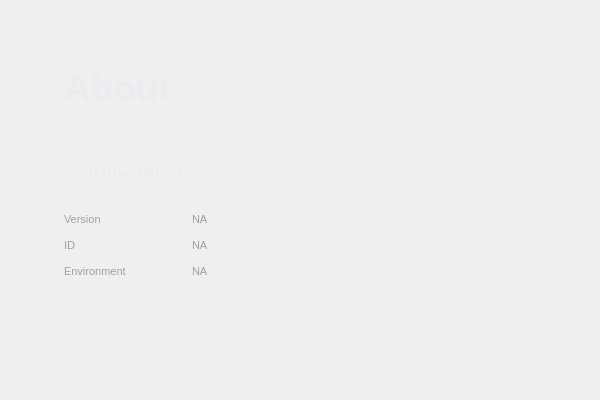
<?xml version="1.0" encoding="UTF-8"?>
<ui version="4.0">
 <class>AboutClass</class>
 <widget class="QWidget" name="AboutClass">
  <property name="geometry">
   <rect>
    <x>0</x>
    <y>0</y>
    <width>600</width>
    <height>400</height>
   </rect>
  </property>
  <property name="windowTitle">
   <string>About</string>
  </property>
  <layout class="QHBoxLayout" name="horizontalLayout_2">
   <property name="spacing">
    <number>0</number>
   </property>
   <property name="leftMargin">
    <number>64</number>
   </property>
   <property name="topMargin">
    <number>64</number>
   </property>
   <property name="rightMargin">
    <number>0</number>
   </property>
   <property name="bottomMargin">
    <number>0</number>
   </property>
   <item alignment="Qt::AlignmentFlag::AlignLeft|Qt::AlignmentFlag::AlignTop">
    <widget class="QWidget" name="verticalWidget" native="true">
     <property name="minimumSize">
      <size>
       <width>0</width>
       <height>0</height>
      </size>
     </property>
     <property name="maximumSize">
      <size>
       <width>16777215</width>
       <height>16777215</height>
      </size>
     </property>
     <layout class="QHBoxLayout" name="horizontalLayout">
      <property name="spacing">
       <number>0</number>
      </property>
      <property name="leftMargin">
       <number>0</number>
      </property>
      <property name="topMargin">
       <number>0</number>
      </property>
      <property name="rightMargin">
       <number>0</number>
      </property>
      <property name="bottomMargin">
       <number>0</number>
      </property>
      <item alignment="Qt::AlignmentFlag::AlignLeft">
       <widget class="QWidget" name="verticalWidget_2" native="true">
        <property name="minimumSize">
         <size>
          <width>256</width>
          <height>0</height>
         </size>
        </property>
        <property name="maximumSize">
         <size>
          <width>400</width>
          <height>16777215</height>
         </size>
        </property>
        <layout class="QVBoxLayout" name="verticalLayout">
         <property name="spacing">
          <number>16</number>
         </property>
         <property name="leftMargin">
          <number>0</number>
         </property>
         <property name="topMargin">
          <number>0</number>
         </property>
         <property name="rightMargin">
          <number>0</number>
         </property>
         <property name="bottomMargin">
          <number>0</number>
         </property>
         <item alignment="Qt::AlignmentFlag::AlignLeft">
          <widget class="QLabel" name="label">
           <property name="minimumSize">
            <size>
             <width>0</width>
             <height>48</height>
            </size>
           </property>
           <property name="maximumSize">
            <size>
             <width>16777215</width>
             <height>16777215</height>
            </size>
           </property>
           <property name="font">
            <font>
             <pointsize>28</pointsize>
             <bold>true</bold>
            </font>
           </property>
           <property name="styleSheet">
            <string notr="true">color: #EBECF0</string>
           </property>
           <property name="text">
            <string>About</string>
           </property>
          </widget>
         </item>
         <item>
          <spacer name="verticalSpacer">
           <property name="orientation">
            <enum>Qt::Orientation::Vertical</enum>
           </property>
           <property name="sizeHint" stdset="0">
            <size>
             <width>20</width>
             <height>26</height>
            </size>
           </property>
          </spacer>
         </item>
         <item alignment="Qt::AlignmentFlag::AlignLeft">
          <widget class="QLabel" name="label_2">
           <property name="sizePolicy">
            <sizepolicy hsizetype="Expanding" vsizetype="Preferred">
             <horstretch>0</horstretch>
             <verstretch>0</verstretch>
            </sizepolicy>
           </property>
           <property name="minimumSize">
            <size>
             <width>400</width>
             <height>0</height>
            </size>
           </property>
           <property name="font">
            <font>
             <pointsize>18</pointsize>
             <bold>false</bold>
            </font>
           </property>
           <property name="styleSheet">
            <string notr="true">QLabel {
	color: #EBECF0;
    padding-bottom: 8px;
	border-bottom: 1px solid #9DA0A8;
}</string>
           </property>
           <property name="text">
            <string>Application</string>
           </property>
           <property name="alignment">
            <set>Qt::AlignmentFlag::AlignLeading|Qt::AlignmentFlag::AlignLeft|Qt::AlignmentFlag::AlignVCenter</set>
           </property>
           <property name="indent">
            <number>0</number>
           </property>
          </widget>
         </item>
         <item alignment="Qt::AlignmentFlag::AlignTop">
          <widget class="QWidget" name="verticalWidget_3" native="true">
           <property name="font">
            <font>
             <pointsize>8</pointsize>
            </font>
           </property>
           <layout class="QVBoxLayout" name="verticalLayout_2">
            <property name="spacing">
             <number>2</number>
            </property>
            <property name="leftMargin">
             <number>0</number>
            </property>
            <property name="topMargin">
             <number>0</number>
            </property>
            <property name="rightMargin">
             <number>0</number>
            </property>
            <property name="bottomMargin">
             <number>0</number>
            </property>
            <item alignment="Qt::AlignmentFlag::AlignLeft">
             <widget class="QWidget" name="horizontalWidget" native="true">
              <property name="minimumSize">
               <size>
                <width>0</width>
                <height>24</height>
               </size>
              </property>
              <property name="maximumSize">
               <size>
                <width>16777215</width>
                <height>24</height>
               </size>
              </property>
              <layout class="QHBoxLayout" name="horizontalLayout_9">
               <property name="spacing">
                <number>0</number>
               </property>
               <property name="leftMargin">
                <number>0</number>
               </property>
               <property name="topMargin">
                <number>0</number>
               </property>
               <property name="rightMargin">
                <number>0</number>
               </property>
               <property name="bottomMargin">
                <number>0</number>
               </property>
               <item>
                <widget class="QLabel" name="label_8">
                 <property name="minimumSize">
                  <size>
                   <width>128</width>
                   <height>0</height>
                  </size>
                 </property>
                 <property name="font">
                  <font>
                   <pointsize>8</pointsize>
                  </font>
                 </property>
                 <property name="styleSheet">
                  <string notr="true">color: #9DA0A8</string>
                 </property>
                 <property name="text">
                  <string>Version</string>
                 </property>
                </widget>
               </item>
               <item>
                <widget class="QLabel" name="label_7">
                 <property name="font">
                  <font>
                   <pointsize>8</pointsize>
                  </font>
                 </property>
                 <property name="styleSheet">
                  <string notr="true">color: #9DA0A8</string>
                 </property>
                 <property name="text">
                  <string>NA</string>
                 </property>
                </widget>
               </item>
              </layout>
             </widget>
            </item>
            <item alignment="Qt::AlignmentFlag::AlignLeft">
             <widget class="QWidget" name="horizontalWidget_2" native="true">
              <property name="minimumSize">
               <size>
                <width>0</width>
                <height>24</height>
               </size>
              </property>
              <property name="maximumSize">
               <size>
                <width>16777215</width>
                <height>24</height>
               </size>
              </property>
              <layout class="QHBoxLayout" name="horizontalLayout_8">
               <property name="spacing">
                <number>0</number>
               </property>
               <property name="leftMargin">
                <number>0</number>
               </property>
               <property name="topMargin">
                <number>0</number>
               </property>
               <property name="rightMargin">
                <number>0</number>
               </property>
               <property name="bottomMargin">
                <number>0</number>
               </property>
               <item>
                <widget class="QLabel" name="label_6">
                 <property name="minimumSize">
                  <size>
                   <width>128</width>
                   <height>0</height>
                  </size>
                 </property>
                 <property name="font">
                  <font>
                   <pointsize>8</pointsize>
                  </font>
                 </property>
                 <property name="styleSheet">
                  <string notr="true">color: #9DA0A8</string>
                 </property>
                 <property name="text">
                  <string>ID</string>
                 </property>
                </widget>
               </item>
               <item>
                <widget class="QLabel" name="label_5">
                 <property name="font">
                  <font>
                   <pointsize>8</pointsize>
                  </font>
                 </property>
                 <property name="styleSheet">
                  <string notr="true">color: #9DA0A8</string>
                 </property>
                 <property name="text">
                  <string>NA</string>
                 </property>
                </widget>
               </item>
              </layout>
             </widget>
            </item>
            <item alignment="Qt::AlignmentFlag::AlignLeft">
             <widget class="QWidget" name="verticalWidget_4" native="true">
              <property name="minimumSize">
               <size>
                <width>0</width>
                <height>24</height>
               </size>
              </property>
              <property name="maximumSize">
               <size>
                <width>16777215</width>
                <height>24</height>
               </size>
              </property>
              <layout class="QVBoxLayout" name="verticalLayout_3">
               <property name="spacing">
                <number>0</number>
               </property>
               <property name="leftMargin">
                <number>0</number>
               </property>
               <property name="topMargin">
                <number>0</number>
               </property>
               <property name="rightMargin">
                <number>0</number>
               </property>
               <property name="bottomMargin">
                <number>0</number>
               </property>
               <item>
                <widget class="QWidget" name="horizontalWidget_3" native="true">
                 <property name="minimumSize">
                  <size>
                   <width>0</width>
                   <height>24</height>
                  </size>
                 </property>
                 <property name="maximumSize">
                  <size>
                   <width>16777215</width>
                   <height>24</height>
                  </size>
                 </property>
                 <layout class="QHBoxLayout" name="horizontalLayout_3">
                  <property name="spacing">
                   <number>0</number>
                  </property>
                  <property name="leftMargin">
                   <number>0</number>
                  </property>
                  <property name="topMargin">
                   <number>0</number>
                  </property>
                  <property name="rightMargin">
                   <number>0</number>
                  </property>
                  <property name="bottomMargin">
                   <number>0</number>
                  </property>
                  <item>
                   <widget class="QLabel" name="label_4">
                    <property name="minimumSize">
                     <size>
                      <width>128</width>
                      <height>0</height>
                     </size>
                    </property>
                    <property name="font">
                     <font>
                      <pointsize>8</pointsize>
                     </font>
                    </property>
                    <property name="styleSheet">
                     <string notr="true">color: #9DA0A8</string>
                    </property>
                    <property name="text">
                     <string>Environment</string>
                    </property>
                   </widget>
                  </item>
                  <item>
                   <widget class="QLabel" name="label_3">
                    <property name="font">
                     <font>
                      <pointsize>8</pointsize>
                     </font>
                    </property>
                    <property name="styleSheet">
                     <string notr="true">color: #9DA0A8</string>
                    </property>
                    <property name="text">
                     <string>NA</string>
                    </property>
                   </widget>
                  </item>
                 </layout>
                </widget>
               </item>
              </layout>
             </widget>
            </item>
           </layout>
           <zorder>horizontalWidget_2</zorder>
           <zorder>verticalWidget_4</zorder>
           <zorder>horizontalWidget</zorder>
          </widget>
         </item>
        </layout>
       </widget>
      </item>
     </layout>
    </widget>
   </item>
  </layout>
 </widget>
 <layoutdefault spacing="6" margin="11"/>
 <resources/>
 <connections/>
</ui>
